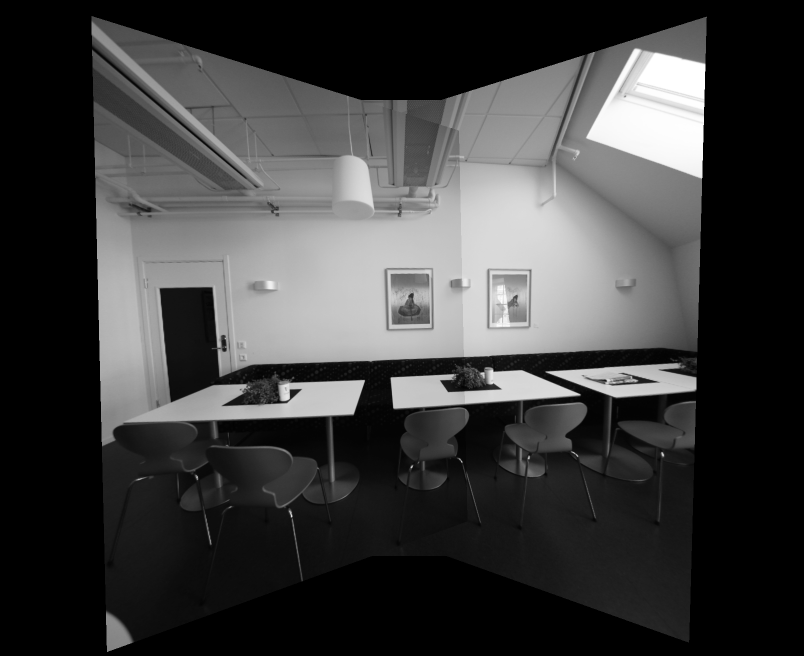
#> input picture HW2-Panoramas/Trung_Nguyen_111752939/Results/output_homography.png, 1608 x 1312 px (shown at 1/2 size)
$ python main.py 3 ../Results/output_homography.png input1.png input2.png out.png   (older library calls are emulated)
#> lines starting #> are read from the running program, lines starting #| are printed output that depends on the picture
# Instructions:
# Do not change the output file names, use the helper functions as you see fit

import os
import sys
import cv2
import numpy as np
import matplotlib.pyplot as plt
import math
import numpy.ma as ma


# [15 lines left out: function help_message, not called in this run]


'''
Detect, extract and match features between img1 and img2.
Using SIFT as the detector/extractor, but this is inconsequential to the user.

Returns: (pts1, pts2), where ptsN are points on image N.
    The lists are "aligned", i.e. point i in pts1 matches with point i in pts2.

Usage example:
    im1 = cv2.imread("image1.jpg", 0)
    im2 = cv2.imread("image2.jpg", 0)
    (pts1, pts2) = feature_matching(im1, im2)

    plt.subplot(121)
    plt.imshow(im1)
    plt.scatter(pts1[:,:,0],pts1[:,:,1], 0.5, c='r', marker='x')
    plt.subplot(122)
    plt.imshow(im2)
    plt.scatter(pts1[:,:,0],pts1[:,:,1], 0.5, c='r', marker='x')
'''


def feature_matching(img1, img2, savefig=False):
    # Initiate SIFT detector
    sift = cv2.xfeatures2d.SIFT_create()
    # find the keypoints and descriptors with SIFT
    kp1, des1 = sift.detectAndCompute(img1, None)
    kp2, des2 = sift.detectAndCompute(img2, None)
    # FLANN parameters
    FLANN_INDEX_KDTREE = 1
    index_params = dict(algorithm=FLANN_INDEX_KDTREE, trees=5)
    search_params = dict(checks=50)  # or pass empty dictionary
    flann = cv2.FlannBasedMatcher(index_params, search_params)
    matches2to1 = flann.knnMatch(des2, des1, k=2)

    matchesMask_ratio = [[0, 0] for i in xrange(len(matches2to1))]
    match_dict = {}
    for i, (m, n) in enumerate(matches2to1):
        if m.distance < 0.7 * n.distance:
            matchesMask_ratio[i] = [1, 0]
            match_dict[m.trainIdx] = m.queryIdx

    good = []
    recip_matches = flann.knnMatch(des1, des2, k=2)
    matchesMask_ratio_recip = [[0, 0] for i in xrange(len(recip_matches))]

    for i, (m, n) in enumerate(recip_matches):
        if m.distance < 0.7 * n.distance:  # ratio
            if m.queryIdx in match_dict and match_dict[m.
                                                       queryIdx] == m.trainIdx:  #reciprocal
                good.append(m)
                matchesMask_ratio_recip[i] = [1, 0]

    if savefig:
        draw_params = dict(
            matchColor=(0, 255, 0),
            singlePointColor=(255, 0, 0),
            matchesMask=matchesMask_ratio_recip,
            flags=0)
        img3 = cv2.drawMatchesKnn(img1, kp1, img2, kp2, recip_matches, None,
                                  **draw_params)

        plt.figure(), plt.xticks([]), plt.yticks([])
        plt.imshow(img3,)
        plt.savefig("feature_matching.png", bbox_inches='tight')

    return ([kp1[m.queryIdx].pt
             for m in good], [kp2[m.trainIdx].pt for m in good])


'''
Warp an image from cartesian coordinates (x, y) into cylindrical coordinates (theta, h)
Returns: (image, mask)
Mask is [0,255], and has 255s wherever the cylindrical images has a valid value.
Masks are useful for stitching

Usage example:

    im = cv2.imread("myimage.jpg",0) #grayscale
    h,w = im.shape
    f = 700
    K = np.array([[f, 0, w/2], [0, f, h/2], [0, 0, 1]]) # mock calibration matrix
    imcyl = cylindricalWarpImage(im, K)
'''


# [35 lines left out: function cylindricalWarpImage, not called in this run]


'''
Calculate the geometric transform (only affine or homography) between two images,
based on feature matching and alignment with a robust estimator (RANSAC).

Returns: (M, pts1, pts2, mask)
Where: M    is the 3x3 transform matrix
       pts1 are the matched feature points in image 1
       pts2 are the matched feature points in image 2
       mask is a binary mask over the lists of points that selects the transformation inliers

Usage example:
    im1 = cv2.imread("image1.jpg", 0)
    im2 = cv2.imread("image2.jpg", 0)
    (M, pts1, pts2, mask) = getTransform(im1, im2)

    # for example: transform im1 to im2's plane
    # first, make some room around im2
    im2 = cv2.copyMakeBorder(im2,200,200,500,500, cv2.BORDER_CONSTANT)
    # then transform im1 with the 3x3 transformation matrix
    out = cv2.warpPerspective(im1, M, (im1.shape[1],im2.shape[0]), dst=im2.copy(), borderMode=cv2.BORDER_TRANSPARENT)

    plt.imshow(out, cmap='gray')
    plt.show()
'''


def getTransform(src, dst, method='affine'):
    pts1, pts2 = feature_matching(src, dst)

    src_pts = np.float32(pts1).reshape(-1, 1, 2)
    dst_pts = np.float32(pts2).reshape(-1, 1, 2)

    if method == 'affine':
        M, mask = cv2.estimateAffine2D(
            src_pts, dst_pts, cv2.RANSAC, ransacReprojThreshold=5.0)
        M = np.append(M, [[0, 0, 1]], axis=0)

    if method == 'homography':
        M, mask = cv2.findHomography(src_pts, dst_pts, cv2.RANSAC, 5.0)

    matchesMask = mask.ravel().tolist()

    return (M, pts1, pts2, mask)


# ===================================================
# ================ Perspective Warping ==============
# ===================================================
# [27 lines left out: function Perspective_warping, not called in this run]


def Bonus_perspective_warping(img1, img2, img3):

    im1 = img1
    im2 = img2
    im3 = img3

    def laplacian_pyramid_blending(img_in1, img_in2):

        # Write laplacian pyramid blending codes here
        A = img_in1
        B = img_in2
        deep_level = 5
        # generate Gaussian pyramid for A
        G = A.copy()
        gpA = [np.float32(G)]
        for i in xrange(0, deep_level + 1):
            G = cv2.pyrDown(G)
            gpA.append(np.float32(G))

        # generate Gaussian pyramid for B
        G = B.copy()
        gpB = [np.float32(G)]
        for i in xrange(0, deep_level + 1):
            G = cv2.pyrDown(G)
            gpB.append(np.float32(G))

        # generate Laplacian Pyramid for A, which contains high freq elements
        lpA = [gpA[deep_level]]
        for i in xrange(deep_level, 0, -1):
            GE = cv2.pyrUp(gpA[i])
            # subtraction requires same size matrix --> resize 1 image to have the same size if necessary
            height, width = np.shape(gpA[i - 1])[0], np.shape(gpA[i - 1])[1]
            if not np.shape(GE) == np.shape(gpA[i - 1]):
                L = cv2.subtract(gpA[i - 1], cv2.resize(GE, (width, height)))
            else:
                L = cv2.subtract(gpA[i - 1], GE)
            lpA.append(L)

        # generate Laplacian Pyramid for B
        lpB = [gpB[deep_level]]
        for i in xrange(deep_level, 0, -1):
            GE = cv2.pyrUp(gpB[i])
            # subtraction requires same size matrix --> resize 1 image to have the same size if necessary
            height, width = np.shape(gpB[i - 1])[0], np.shape(gpB[i - 1])[1]
            if not np.shape(GE) == np.shape(gpB[i - 1]):
                L = cv2.subtract(gpB[i - 1], cv2.resize(GE, (width, height)))
            else:
                L = cv2.subtract(gpB[i - 1], GE)
            lpB.append(L)

        # Now add left and right halves of images in each level
        LS = []
        for la, lb in zip(lpA, lpB):
            rows, cols = np.shape(la)
            ls = np.hstack((la[:, 0:np.int(cols / 2)],
                            lb[:, np.int(cols / 2):]))
            LS.append(ls)

        # now reconstruct
        ls_ = LS[0]  # LS[0] is the LOW freq element
        for i in xrange(1, deep_level + 1):
            ls_ = cv2.pyrUp(ls_)

            # addition requires same size matrix --> resize 1 image to have the same size if necessary
            height, width = np.shape(LS[i])[0], np.shape(LS[i])[1]
            if not np.shape(ls_) == np.shape(LS[i]):
                ls_ = cv2.add(cv2.resize(ls_, (width, height)), LS[i])
            else:
                ls_ = cv2.add(ls_, LS[i])

        # image with direct connecting each half
        real = np.hstack((A[:, :np.int(cols / 2)], B[:, np.int(cols / 2):]))

        return ls_

    im1 = cv2.imread("input1.png", 0)
    im2 = cv2.imread("input2.png", 0)
    im3 = cv2.imread("input3.png", 0)

    im1 = cv2.copyMakeBorder(im1, 200, 200, 500, 500, cv2.BORDER_CONSTANT)
    (M1, pts2, pts1, mask) = getTransform(im2, im1, method='homography')
    out1 = cv2.warpPerspective(
        im2,
        M1, (im1.shape[1], im1.shape[0]),
        dst=im1.copy(),
        borderMode=cv2.BORDER_TRANSPARENT)

    out_laplacian1 = laplacian_pyramid_blending(im1, out1)

    (M2, pts2, pts1, mask) = getTransform(im3, out1, method='homography')
    out2 = cv2.warpPerspective(
        im3,
        M2, (im1.shape[1], im1.shape[0]),
        dst=out1.copy(),
        borderMode=cv2.BORDER_TRANSPARENT)

    out_laplacian2 = laplacian_pyramid_blending(out2, out_laplacian1)

    output_image = out_laplacian2

    # Write out the result
    output_name = sys.argv[5] + "output_homography_lpb.png"
    cv2.imwrite(output_name, output_image)

    return True


# ===================================================
# =============== Cynlindrical Warping ==============
# ===================================================
# [156 lines left out: functions Cylindrical_warping, Bonus_cylindrical_warping, not called in this run]


'''
This exact function will be used to evaluate your results for HW2
Compare your result with master image and get the difference, the grading
criteria is posted on Piazza
'''


# [25 lines left out: function RMSD, not called in this run]


if __name__ == '__main__':
    question_number = -1

    # Validate the input arguments
    if (len(sys.argv) != 6):
        help_message()
        sys.exit()
    else:
        question_number = int(sys.argv[1])
        if (question_number > 4 or question_number < 1):
            print("Input parameters out of bound ...")
            sys.exit()

    input_image1 = cv2.imread(sys.argv[2], 0)
#> input_image1 is the input picture: shape (1312, 1608); min 0, max 255, mean 61.6
    input_image2 = cv2.imread(sys.argv[3], 0)
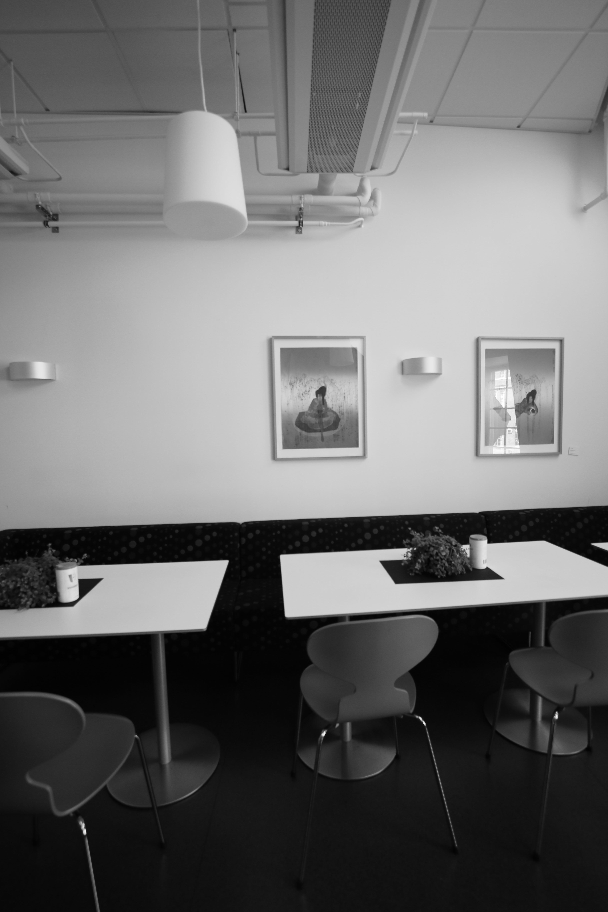
#> input picture HW2-Panoramas/Trung_Nguyen_111752939/Source/input1.png, 608 x 912 px
#> input_image2 is the input picture: shape (912, 608); min 0, max 255, mean 109.7
    input_image3 = cv2.imread(sys.argv[4], 0)
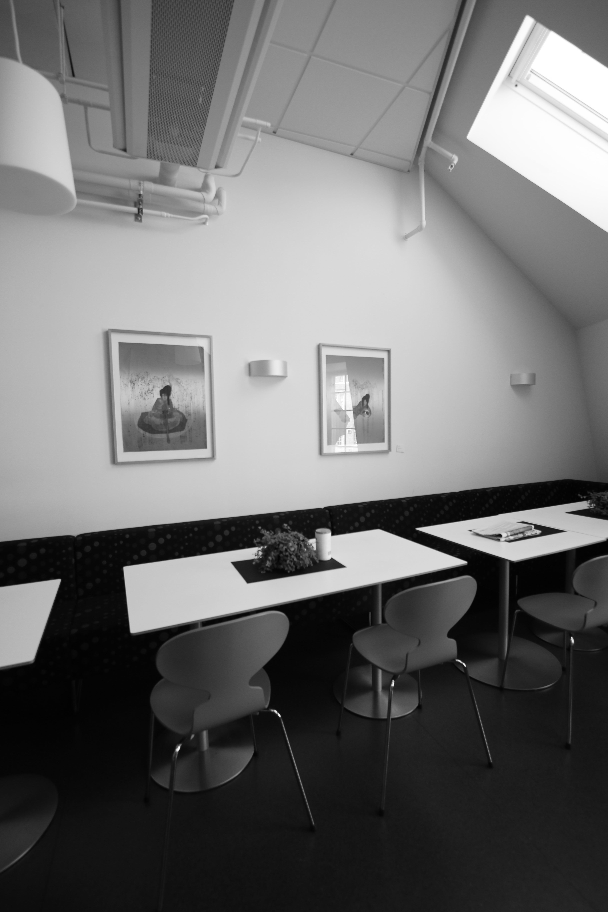
#> input picture HW2-Panoramas/Trung_Nguyen_111752939/Source/input2.png, 608 x 912 px
#> input_image3 is the input picture: shape (912, 608); min 1, max 255, mean 111.1

    function_launch = {
       1 : Perspective_warping,
       2 : Cylindrical_warping,
       3 : Bonus_perspective_warping,
       4 : Bonus_cylindrical_warping
       }

       # Call the function
    function_launch[question_number](input_image1, input_image2, input_image3)
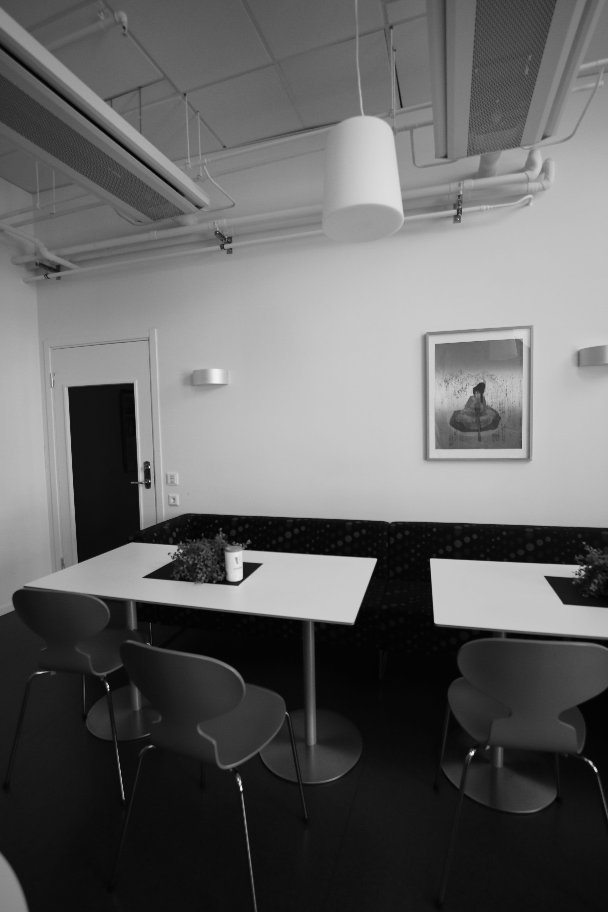
#> input picture HW2-Panoramas/Trung_Nguyen_111752939/Source/input3.png, 608 x 912 px
#> in Bonus_perspective_warping, im3 is the input picture: shape (912, 608); min 1, max 252, mean 100.1
#> in Bonus_perspective_warping, `im1 = cv2.copyMakeBorder(im1, 200, 200, 500, 500, cv2.BORDER_CONSTANT)`:
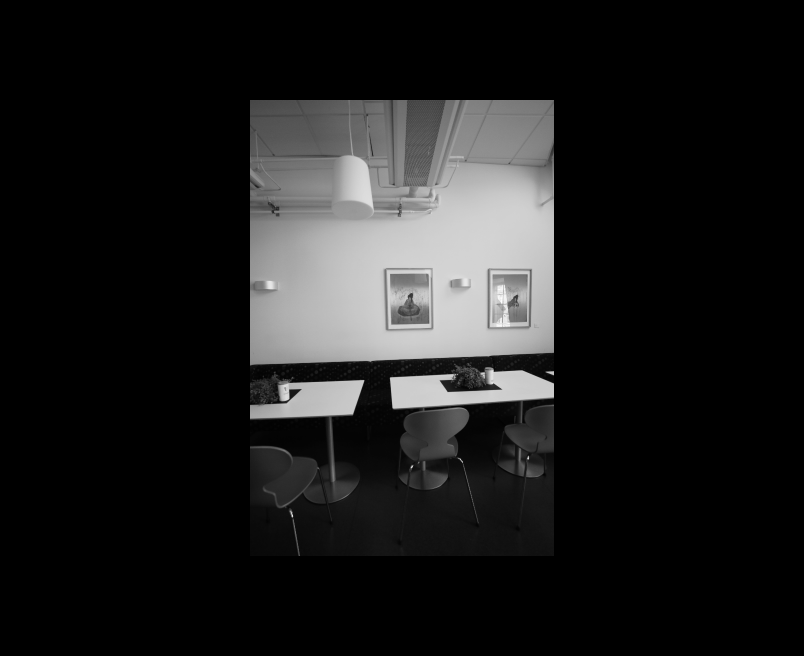
#> im1: shape (1312, 1608) (shown at 1/2 size); min 0, max 255, mean 28.8
#> in feature_matching, `kp1, des1 = sift.detectAndCompute(img1, None)`: kp1 = 470 keypoints; strongest (x, y, size): (178, 749, 2.9), (393, 684, 2.1), (275, 711, 1.9), (572, 640, 2.5)
#> in feature_matching, `kp2, des2 = sift.detectAndCompute(img2, None)`: kp2 = 668 keypoints; strongest (x, y, size): (829, 525, 396.5), (823, 934, 2.8), (1104, 746, 5.5), (1056, 916, 2.8)
#> in feature_matching, `matches2to1 = flann.knnMatch(des2, des1, k=2)`: matches2to1 = 668 matches
#> in feature_matching, `matchesMask_ratio = [[0, 0] for i in xrange(len(matches2to1))]`: matchesMask_ratio = 668 pairs, first value 0 to 0, second value 0 to 0
#> after the loop in feature_matching, `for i, (m, n) in enumerate(matches2to1):`: match_dict = 221 items; matchesMask_ratio = 668 pairs, first value 0 to 1, second value 0 to 0
#> in feature_matching, `recip_matches = flann.knnMatch(des1, des2, k=2)`: recip_matches = 470 matches
#> in feature_matching, `matchesMask_ratio_recip = [[0, 0] for i in xrange(len(recip_matches))]`: matchesMask_ratio_recip = 470 pairs, first value 0 to 0, second value 0 to 0
#> after the loop in feature_matching, `for i, (m, n) in enumerate(recip_matches):`: good = 198 matches; matchesMask_ratio_recip = 470 pairs, first value 0 to 1, second value 0 to 0
#> in getTransform, `pts1, pts2 = feature_matching(src, dst)`: pts1 = 198 pairs, first value 54.49 to 419, second value 77.63 to 760.4; pts2 = 198 pairs, first value 674.4 to 1088.1, second value 314.2 to 959.8
#> in getTransform, `src_pts = np.float32(pts1).reshape(-1, 1, 2)`: src_pts = 198 rows, first 8: [54.49, 77.63], [55.13, 577.4], [62.21, 96.28], [74.96, 167.4], [76.41, 181.1], [86, 105], [88.76, 566.7], [106.5, 335.5]
#> in getTransform, `dst_pts = np.float32(pts2).reshape(-1, 1, 2)`: dst_pts = 198 rows, first 8: [730.9, 317.3], [724.1, 758.4], [736.9, 331.7], [746.9, 392.8], [748.1, 404.9], [755.1, 334.7], [752.1, 751], [770.2, 542.1]
#> in getTransform, `M, mask = cv2.findHomography(src_pts, dst_pts, cv2.RANSAC, 5.0)`: M = [[0.298, -0.00302, 691.8], [-0.394, 0.869, 259.2], [-0.00063, 1.52e-05, 1]]; mask = 198 values, max 1 at index 0, min 0 at index 59, mean 0.97
#> in getTransform, `matchesMask = mask.ravel().tolist()`: matchesMask has the same summary as mask
#> in Bonus_perspective_warping, `(M1, pts2, pts1, mask) = getTransform(im2, im1, method='homography')`: M1 has the same summary as M in getTransform; pts2 has the same summary as pts1 in getTransform; pts1 has the same summary as pts2 in getTransform
#> after the loop in laplacian_pyramid_blending, `for i in xrange(0, deep_level + 1):`: gpA = 7 items
#> after the loop in laplacian_pyramid_blending, `for i in xrange(0, deep_level + 1):`:
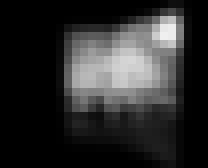
#> G: shape (21, 26) (shown 8 times larger); min 0, max 239, mean 44
#> after the loop in laplacian_pyramid_blending, `for i in xrange(deep_level, 0, -1):`: lpA = 6 items
#> the loop in laplacian_pyramid_blending, `for la, lb in zip(lpA, lpB):` made 6 passes
#> (rows, cols) on passes 1 to 6: (41, 51), (82, 101), (164, 201), (328, 402), (656, 804), (1312, 1608)
#> the loop in laplacian_pyramid_blending, `for i in xrange(1, deep_level + 1):` made 5 passes
#> pass 1, in laplacian_pyramid_blending, `ls_ = cv2.add(cv2.resize(ls_, (width, height)), LS[i])`:
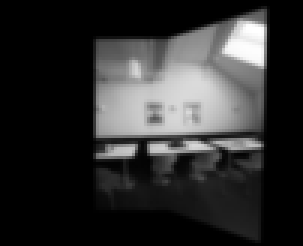
#> ls_: shape (82, 101) float32 (shown 3 times larger); min 0, max 255, mean 46.7
#> in feature_matching (call 2), `kp1, des1 = sift.detectAndCompute(img1, None)`: kp1 = 495 keypoints; strongest (x, y, size): (241, 789, 2.1), (472, 753, 3.2), (595, 769, 2.4), (249, 568, 9.1)
#> in feature_matching (call 2), `kp2, des2 = sift.detectAndCompute(img2, None)`: kp2 = 799 keypoints; strongest (x, y, size): (1315, 213, 154.1), (826, 934, 2.9), (586, 786, 10.7), (925, 923, 1.9)
#> in feature_matching (call 2), `matches2to1 = flann.knnMatch(des2, des1, k=2)`: matches2to1 = 799 matches
#> in feature_matching (call 2), `recip_matches = flann.knnMatch(des1, des2, k=2)`: recip_matches = 495 matches
#> after the loop in feature_matching (call 2), `for i, (m, n) in enumerate(recip_matches):`: good = 141 matches; matchesMask_ratio_recip = 495 pairs, first value 0 to 1, second value 0 to 0
#> in getTransform (call 2), `src_pts = np.float32(pts1).reshape(-1, 1, 2)`: src_pts = 141 rows, first 8: [58.43, 277.8], [190.5, 562.2], [190.5, 562.2], [198.9, 554.8], [199.1, 575.5], [199.1, 575.5], [199.4, 580.1], [200.7, 569.1]
#> in getTransform (call 2), `dst_pts = np.float32(pts2).reshape(-1, 1, 2)`: dst_pts = 141 rows, first 8: [873.2, 397], [511, 786.4], [511, 786.4], [522.1, 776.5], [522.9, 800.7], [522.9, 800.7], [524, 805.9], [525, 792.9]
#> in Bonus_perspective_warping, `(M2, pts2, pts1, mask) = getTransform(im3, out1, method='homography')`: M2 = [[2.16, 0.0355, 181.7], [0.648, 1.4, 31.21], [0.00104, 4.91e-06, 1]]; pts2 = 141 pairs, first value 58.43 to 600.9, second value 82.59 to 799.4; pts1 = 141 pairs, first value 511 to 1060.4, second value 309.6 to 1026.5; mask = 141 values, max 1 at index 1, min 0 at index 0, mean 0.95
#> the loop in laplacian_pyramid_blending (call 2), `for i in xrange(deep_level, 0, -1):` made 5 passes
#> pass 2, in laplacian_pyramid_blending (call 2), `L = cv2.subtract(gpA[i - 1], cv2.resize(GE, (width, height)))`:
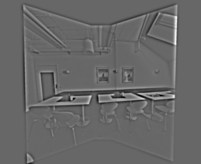
#> L: shape (164, 201) float32; min -80.78, max 117.9, mean 0.3; drawn with min black and max white
#> the loop in laplacian_pyramid_blending (call 2), `for la, lb in zip(lpA, lpB):` made 6 passes
